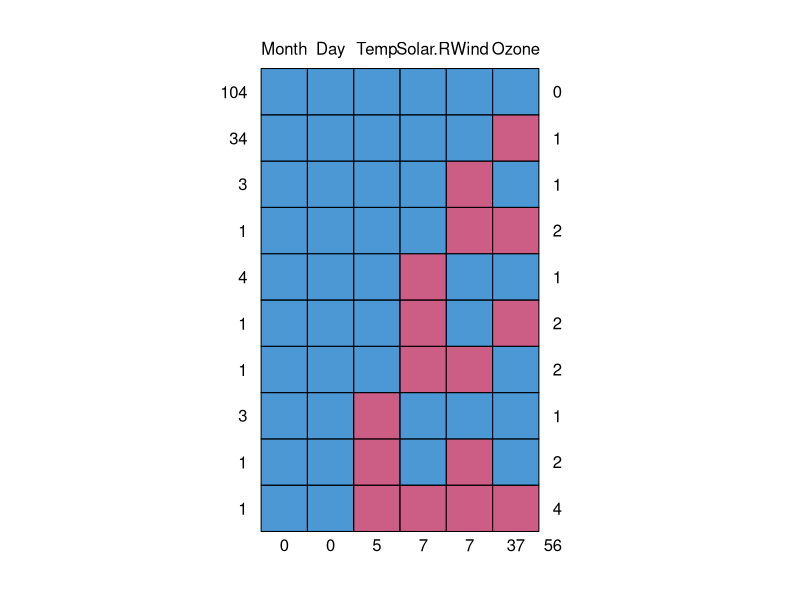

The R source for this figure: (Note: this script raises an error after producing the figure.)
# mice is used to impute missing values in datasets
# first remove all the rows with missing values in a column
# with the left over data , see if there is a relation between the col and other columns
# then come back to the original and try to impute the value based on the correlations

library(mice)

data = airquality
summary(data)

data[4:10,3] = rep(NA,7)
data[1:5,4] = NA
head

summary(data)

pMiss = function(x)(sum(is.na(x))/length(x)*100)

apply(data,2,pMiss)

#md = missing data
md.pattern(data)


marginplot(data[c(1,2)])


#~~~~~~~~Homework~~~~~~~~~~~~~~#
# #find out other methods available in mice apart from pmm
# which method to use when

tempData = mice(data,m=5,maxit = 50,meth ='pmm',seed=500 )

tempData$imp$Ozone

completeData = complete(tempData,5)

xyplot(tempData,Ozone ~ Wind+Temp+Solar.R,pch=18,cex=1)

densityplot(tempData)





